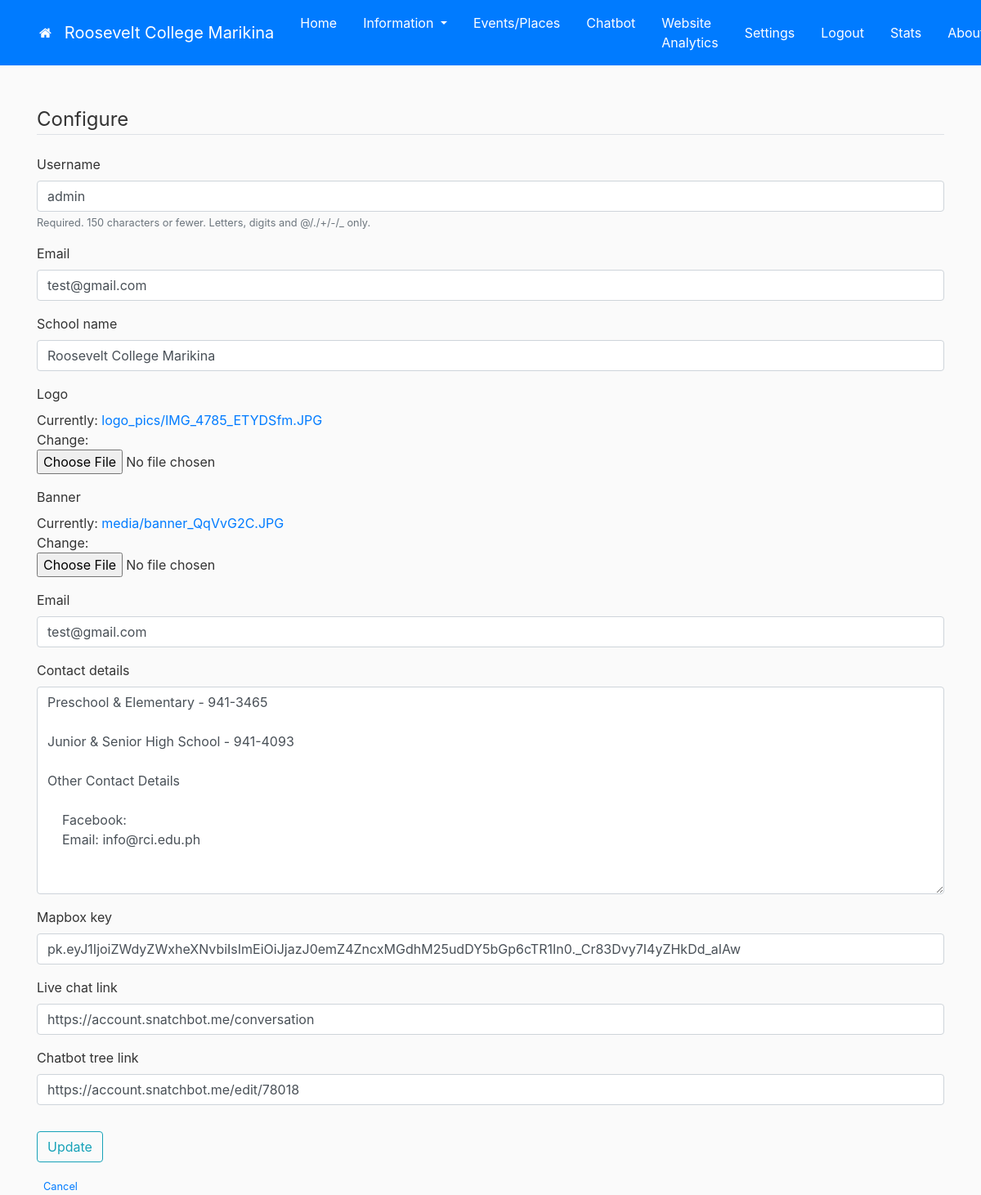
Screenshot of /1/pupdate/ (signed in) with the database file from the repository.
### users/models.py (models this page shows, shortened)
class Profile(models.Model):
	PUBLIC = 'Public'
	PRIVATE = 'Private'
	TYPE_CHOICES = [
		(PUBLIC, 'Public'),
		(PRIVATE, 'Private'),
    ]
	user = models.OneToOneField(User, on_delete=models.CASCADE)
	school_name = models.CharField(max_length=40)
	logo = models.ImageField(default='default.jpg', upload_to='logo_pics')
	banner = models.ImageField(upload_to='media', default='banner.jpg')
	location = models.CharField(max_length=200, default='')
	type = models.CharField(max_length=7, choices=TYPE_CHOICES, default=PUBLIC)
	email = models.EmailField(default = '')
	contact_details = models.TextField()
	mapbox_key = models.CharField(max_length=100)
	live_chat_link = models.CharField(max_length=50)
	chatbot_tree_link = models.CharField(max_length=50)

### users/views.py (the view)
# urls.py: path('<int:profile_id>/pupdate/', login_required(user_views.pupdate), name='pupdate'), #Admin only
def pupdate(request, profile_id):
	if request.method == 'POST':
		u_form = UserUpdateForm(request.POST, instance=User.objects.get(id=profile_id))
		p_form = ProfileUpdateForm(request.POST, request.FILES, instance=Profile.objects.get(id=profile_id))
		if u_form.is_valid() and p_form.is_valid():
			u_form.save()
			p_form.save()
			messages.success(request, f'Your profile has been updated!')
			return redirect(reverse_lazy('profile', kwargs={'profile_id': profile_id}))
	else:
		u_form = UserUpdateForm(instance=User.objects.get(id=profile_id))
		p_form = ProfileUpdateForm(instance=Profile.objects.get(id=profile_id))
	context = {
		'u_form': u_form,
		'p_form': p_form,
		'title': 'Profile Update',
		'toggles': Toggles.objects.get(profile = profile_id),
		'profile_id': profile_id,
		'active_profile': Profile.objects.get(id=profile_id),
	}
	return render(request, 'users/pupdate.html', context)

### users/forms.py
class UserUpdateForm(forms.ModelForm):
	email = forms.EmailField()
	class Meta:
		model = User
		fields = ['username', 'email']

class ProfileUpdateForm(forms.ModelForm):
	class Meta:
		model = Profile
		fields = ['school_name', 'logo', 'banner', 'email', 'contact_details', 'mapbox_key', 'live_chat_link', 'chatbot_tree_link']

### users/templates/users/pupdate.html (shortened to what this page needs)
{% extends "main/base.html" %}
{% load crispy_forms_tags %}
{% block content %}
<div class="container">
    <form method="POST" enctype="multipart/form-data">
      <fieldset class="form-group">
        <legend class="border-bottom mb-4">Configure</legend>
        {{ u_form|crispy }}
        {{ p_form|crispy }}
      </fieldset>
       <div class="form-group">
           <button class="btn btn-outline-info" type="submit">Update</button>
       </div>
    </form>
    <small class="text-muted">
      <a class="ml-2" href="{% url 'profile' profile_id %}">Cancel</a>
    </small>
</div>
{% endblock content %}

### main/templates/main/base.html (shortened to what this page needs)
{% load static %}
<!DOCTYPE html>
<html>
<head>
    <link rel="stylesheet" href="https://stackpath.bootstrapcdn.com/bootstrap/4.4.1/css/bootstrap.min.css">
    <link rel="stylesheet" type="text/css" href="{% static 'main/main.css'%}">
	<link rel="stylesheet" href="https://cdnjs.cloudflare.com/ajax/libs/font-awesome/4.7.0/css/font-awesome.min.css">
</head>
<body class="mainsite">
	<main role="main">
		<header class="site-header sticky-top mb-5">
		<nav class="container-xxl bd-gutter flex-wrap flex-lg-nowrap navbar navbar-expand-md navbar-dark bg-primary px-5">
			<a class="navbar-brand fa fa-home" href="{% url 'portal' %}"></a>
			<a class="navbar-brand" href="{% url 'main-index' profile_id %}">{{ active_profile.school_name }}</a>
			<div class="navbar-nav">
				{% if title != 'Menu' %}
					{% if title == 'Home' %}
						<a class="nav-item nav-link active px-3" href="{% url 'main-index' profile_id %}">Home</a>
					{% else %}
						<a class="nav-item nav-link px-3" href="{% url 'main-index' profile_id %}">Home</a>
					{% endif %}
					{% if title == 'Process Guides' or title == 'Course List' or title == 'Scholarships' or title == "Information"%}
						{% if toggles.processguides_toggle == True or toggles.courses_toggle == True or toggles.scholarships_toggle == True%}
						<a class="nav-item dropdown">
							<div class="btn-group" role="group" style="margin: 0px; padding: 0px">
							<a class="nav-link active dropdown-toggle px-3" href="#" role="button" data-toggle="dropdown" aria-expanded="false">
								Information
							</a>
							<ul class="dropdown-menu">
								{% if toggles.processguides_toggle == True %}
								<li><a class="dropdown-item" href="{% url 'processguides' profile_id %}">Process Guides</a></li>
								{% endif %}
								{% if toggles.courses_toggle == True %}
								<li><a class="dropdown-item" href="{% url 'courses' profile_id %}">Courses</a></li>
								{% endif %}
								{% if toggles.scholarships_toggle == True %}
								<li><a class="dropdown-item" href="{% url 'scholarships' profile_id %}">Scholarships</a></li>
								{% endif %}
							</ul>
							</div>
						</a>
						{% endif %}
					{% else %}
						{% if toggles.processguides_toggle == True or toggles.courses_toggle == True or toggles.scholarships_toggle == True%}
						<a class="nav-item dropdown">
							<div class="btn-group" role="group" style="margin: 0px; padding: 0px">
								<a class="nav-link dropdown-toggle px-3" href="#" role="button" data-toggle="dropdown" aria-expanded="false">
									Information
								</a>
								</div>
						</a>
						{% endif %}
					{% endif %}
					{% if toggles.markers_toggle == True %}
						{% if title == 'Markers' %}
						<a class="nav-item nav-link active px-3" href="{% url 'markers' profile_id 1 %}">Events/Places</a>
						{% else %}
							<a class="nav-item nav-link px-3" href="{% url 'markers' profile_id 1 %}">Events/Places</a>
						{% endif %}
					{% endif %}
					{% if toggles.chatbot_toggle == True %}
						{% if title == 'Chatbot' %}
							<a class="nav-item nav-link active px-3" href="{% url 'chatbot-index' profile_id %}">Chatbot</a>
						{% else %}
							<a class="nav-item nav-link px-3" href="{% url 'chatbot-index' profile_id %}">Chatbot</a>
						{% endif %}
					{% endif %}
					{% if toggles.web_analytics_toggle == True and user.is_authenticated %}
						<a class="nav-item nav-link px-3" href="{% url 'analytics' %}">Website Analytics</a>
					{% endif %}
				{% endif %}
			</div>
			<div class="navbar-nav">
				{% if user.is_authenticated %}
					<a class="nav-item nav-link px-3 {% if title == 'Settings' %} active {% endif %}" href="{% url 'settings' profile_id toggles.id %}">Settings</a>
					<a class="nav-item nav-link px-3" href="{% url 'logout' %}">Logout</a>
					<a class="nav-item nav-link px-3 {% if title == 'Stats' %} active {% endif %}" href="{% url 'ssr-index' profile_id %}">Stats</a>
				{% else %}
					<a class="nav-item nav-link px-3" href="{% url 'login' %}">Login</a>
					<a class="nav-item nav-link px-3" href="{% url 'ssr-create' profile_id %}">Feedback</a>
				{% endif %}
				<a class="nav-item nav-link px-3 {% if title == 'About' %} active {% endif %}" href="{% url 'profile' profile_id %}">About</a>
			</div>
		</nav>
		</header>
	      {% block content %}{% endblock %}
	</main>
</body>
</html>

### main/static/main/main.css (style rules this page uses)
.mainsite { background: #fafafa; color: #333333; }
.site-header .navbar-nav .nav-link { color: #ffffff; }

### rows the page displays
Profile: school_name "Roosevelt College Marikina", email "test@gmail.com", contact_details "Preschool & Elementary - 941-3465 Junior & Senior High School - 941-4093 Other Contact Details Facebook: Email: info@rci.edu.ph", mapbox_key "pk.eyJ1IjoiZWdyZWxheXNvbiIsImEiOiJjazJ0emZ4ZncxMGdhM25udDY5bGp6cTR1In0._Cr83Dvy7I4yZHkDd_aIAw", live_chat_link "https://account.snatchbot.me/conversation", chatbot_tree_link "https://account.snatchbot.me/edit/78018"
